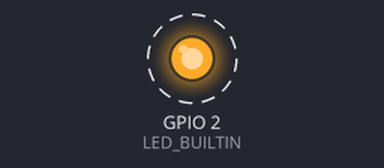
A sketch run on a simulated ESP32. Shown: output pins drawn as LEDs (lit = HIGH). Dashed ring = blinking. WiFi joins after 1.5 s; servers stay silent unless stated; what the sketch prints to the serial monitor is not drawn.

Above: at 0.3 s.
Timing chart, 0 to 3.1 s (numbered marks = the images above):
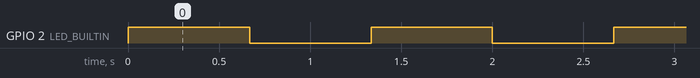

The sketch:

wifi.ino
```cpp
#include <FreeRTOS.h>
#include <task.h>

#include <WiFi.h>

#ifndef STASSID
#define STASSID "ssid"
#define STAPSK "password"
#endif

const char* SSID = STASSID;
const char* PASSWORD = STAPSK;

void wifiTask(void *parameter);
void ledTask(void *parameter);

void setup() {
  // put your setup code here, to run once:
  Serial.begin(115200);
  pinMode(LED_BUILTIN, OUTPUT);
  // Create a task
  xTaskCreate(wifiTask, "WiFi Task", 10000, nullptr, 2, nullptr);
  xTaskCreate(ledTask, "LED Task", 128, nullptr, 1, nullptr);
}

void loop() {}

void wifiTask(void *parameter) {
  // put your main code here, to run repeatedly:
  WiFi.begin(SSID, PASSWORD);
  while (WiFi.status() != WL_CONNECTED) {
    delay(1000);
  }
  while (true) {
    Serial.println("Connecting to WiFi...");
    Serial.println("IP Address: " + WiFi.localIP().toString());
    Serial.println("Signal Strength: " + String(WiFi.RSSI()) + " dBm");
    Serial.println("MAC Address: " + WiFi.macAddress() + "\n");
    vTaskDelay(5000 / portTICK_PERIOD_MS);
  }
}
void ledTask(void *parameter) {
  while (true) {
    digitalWrite(LED_BUILTIN, HIGH);
    vTaskDelay(666 / portTICK_PERIOD_MS);
    digitalWrite(LED_BUILTIN, LOW);
    vTaskDelay(666 / portTICK_PERIOD_MS);
  }
}
```

Measured:
- by itself, GPIO 2 (LED_BUILTIN): alternates HIGH for 0.67 s and LOW for 0.67 s
